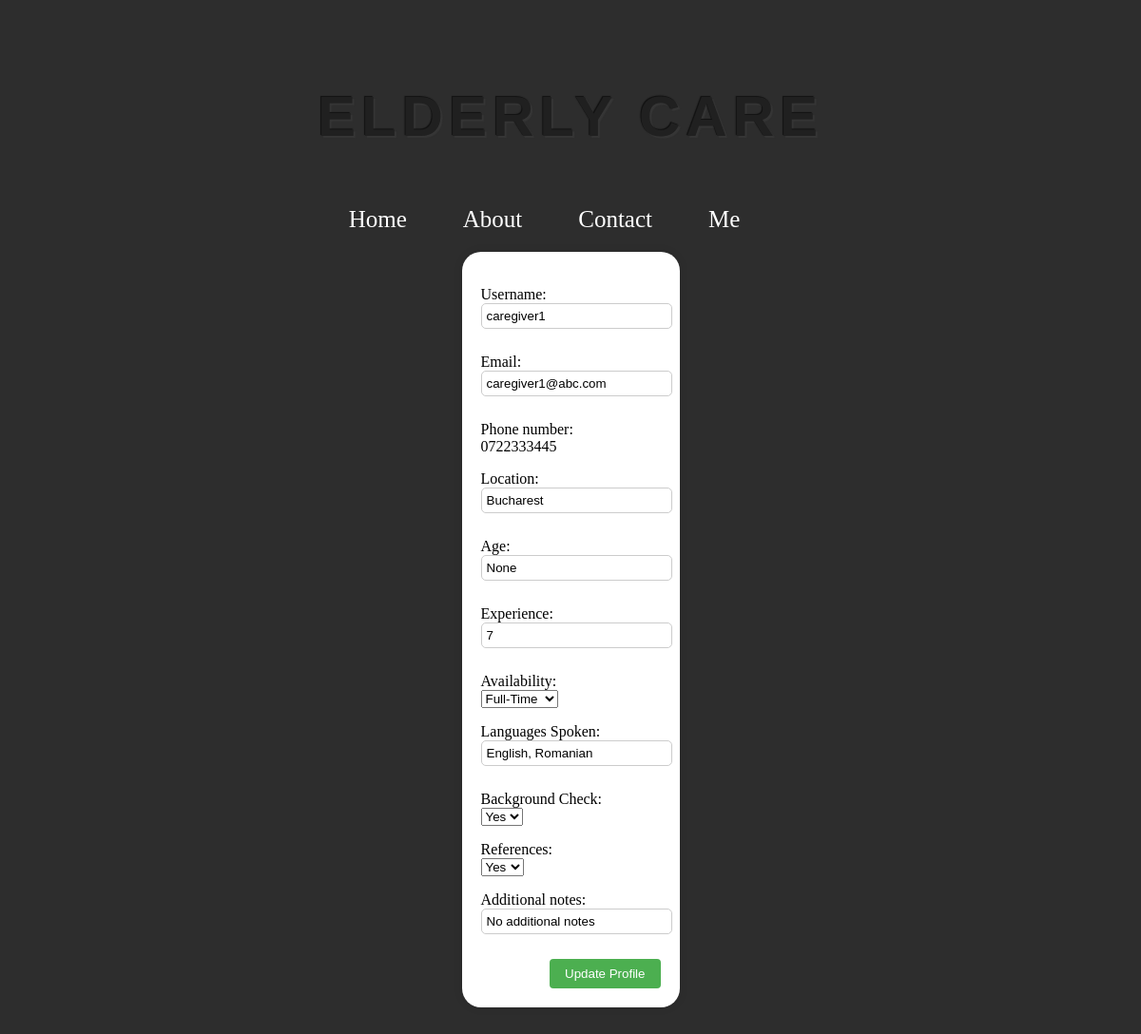
Before: /caregivers_profile/caregiver1 (signed in) with the older database file.
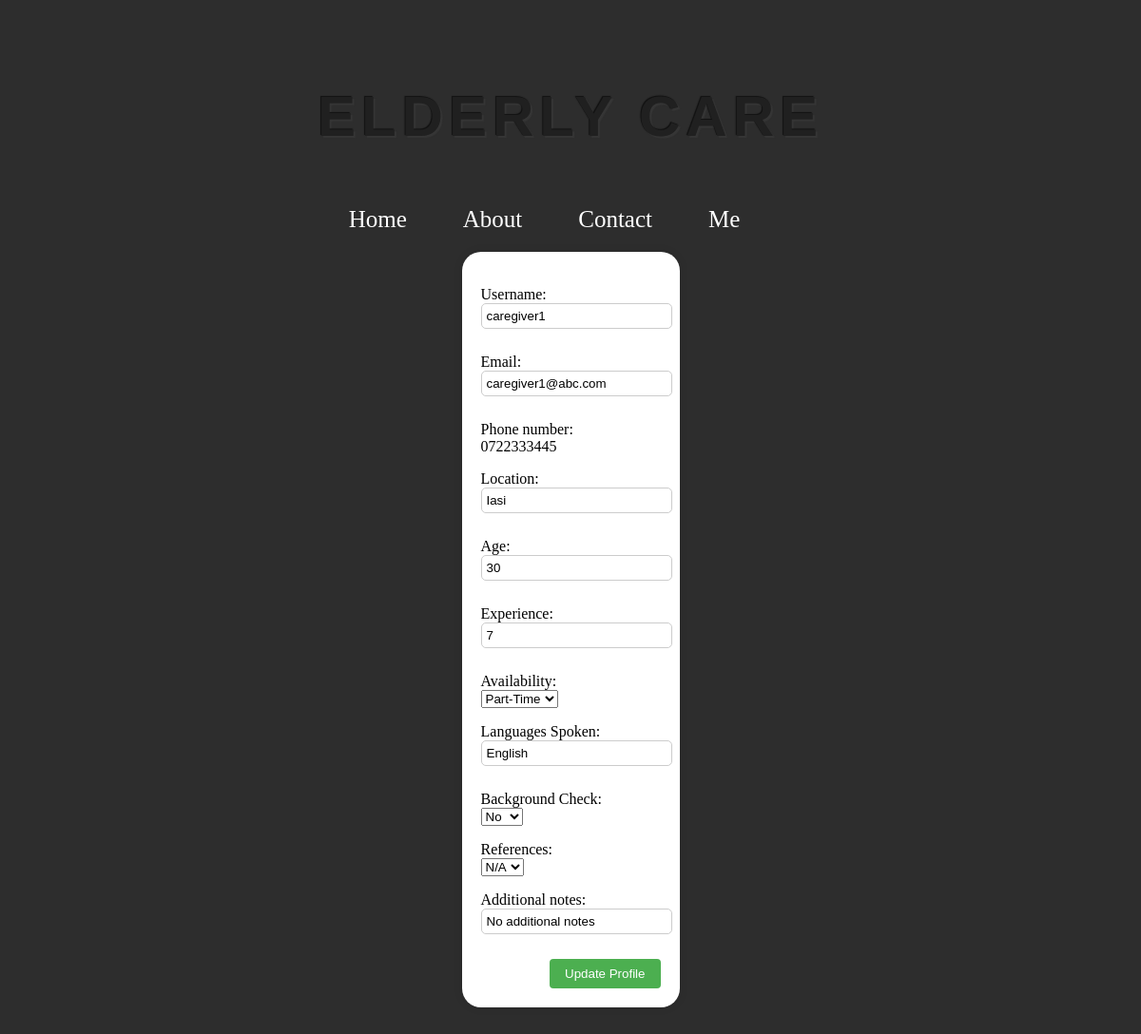
After: the same page with the newer database file.
### app/models.py (models this page shows, shortened)
class Users(db.Model, UserMixin):
    __tablename__ = 'users'
    id = db.Column(db.Integer, primary_key=True)
    username = db.Column(db.String(50), unique=True, nullable=False)
    email = db.Column(db.String(120), unique=True, nullable=False)
    password = db.Column(db.String(255), nullable=False)
    location = db.Column(db.String(60), nullable=False)
    phone_number = db.Column(db.String(20), nullable=False)
    role = db.Column(db.String(15), nullable=False)
    age = db.Column(db.Integer)
    experience = db.Column(db.Integer)
    references = db.Column(ChoiceType([('Yes', 'yes'), ('No', 'no'), ('N/A', 'n/a')]))
    availability = db.Column(ChoiceType([('Full-Time', 'FT'), ('Part-Time', 'PT')]))
    languages_spoken = db.Column(db.String(100))
    background_check = db.Column(db.Boolean)
    additional_notes = db.Column(db.Text)
    type_of_care_needed = db.Column(db.String(100))
    monthly_budget = db.Column(db.Integer)
    availability_needed = db.Column(ChoiceType([('Full-Time', 'FT'), ('Part-Time', 'PT')]))
    preferred_qualifications = db.Column(db.String(100))
    medical_conditions = db.Column(db.String(100))

### app/routes.py (the view)
@auth_blueprint.route('/caregivers_profile/<username>', methods=['GET', 'POST'])
def caregivers_profile(username):
    if 'role' in session and session['role'] == 'caregiver':
        user = Users.query.filter_by(username=username, role='caregiver').first()
        if request.method == 'POST':
            new_username = request.form.get('new_username')
            new_email = request.form.get('new_email')
            new_location = request.form.get('new_location')
            new_age = request.form.get('new_age')
            new_experience = request.form.get('new_experience')
            new_references_text = request.form.get('new_references')
            new_availability = request.form.get('new_availability')
            new_languages_spoken = request.form.get('new_languages_spoken')
            new_background_check = request.form.get('new_background_check')
            new_additional_notes = request.form.get('new_additional_notes')
            if new_username:
                user.username = new_username
            if new_email:
                user.email = new_email
            if new_location:
                user.location = new_location
            if new_age:
                user.age = new_age
            if new_experience:
                user.experience = new_experience
            if new_availability:
                user.availability = new_availability
            if new_languages_spoken:
                user.languages_spoken = new_languages_spoken
            if new_background_check:
                user.background_check = new_background_check == 'True'  # Convert to boolean
            if new_references_text:
                user.references = new_references_text
            if new_additional_notes:
                user.additional_notes = new_additional_notes
            db.session.commit()
            flash('Profile updated successfully', 'success')
            return redirect(url_for('auth.caregivers_profile', username=username))
        else:
            return render_template('caregivers_profile.html', user=user)
    else:
        flash('Login first', 'error')
        return redirect(url_for('home.homepage'))

### app/templates/caregivers_profile.html (shortened to what this page needs)
{% extends 'base.html' %}
{% block content %}
    <div class="profile-container">
        <div class="profile-box">
            <form method="post">
                <p>Username:<br> <input type="text" name="new_username" value="{{ user.username }}"></p>
                <p>Email:<br> <input type="text" name="new_email" value="{{ user.email }}"></p>
                <p>Phone number:<br> {{ user.phone_number }}</p>
                <p>Location:<br> <input type="text" name="new_location" value="{{ user.location }}"></p>
                <p>Age:<br> <input type="text" name="new_age" value="{{ user.age }}"></p>
                <p>Experience:<br> <input type="text" name="new_experience" value="{{ user.experience }}"></p>
                 <p>Availability:<br>
                <select name="new_availability">
                    <option value="Full-Time" {% if user.availability == 'Full-Time' %}selected{% endif %}>Full-Time</option>
                    <option value="Part-Time" {% if user.availability == 'Part-Time' %}selected{% endif %}>Part-Time</option>
                </select>
            </p>
                <p>Languages Spoken:<br> <input type="text" name="new_languages_spoken" value="{{ user.languages_spoken }}"></p>
                <p>Background Check:<br>
                <select name="new_background_check">
                    <option value="True" {% if user.background_check == True %}selected{% endif %}>Yes</option>
                    <option value="False" {% if user.background_check == False %}selected{% endif %}>No</option>
                </select>
            </p>
                <p>References:<br>
                <select name="new_references">
                    <option value="Yes" {% if user.references == 'Yes' %}selected{% endif %}>Yes</option>
                    <option value="N/A" {% if user.references == 'N/A' %}selected{% endif %}>N/A</option>
                </select>
            </p>
                <p>Additional notes:<br> <input type="text" name="new_additional_notes" value="{{ user.additional_notes }}"></p>
                <button type="submit">Update Profile</button>
            </form>
        </div>
    </div>
{% endblock %}

### app/templates/base.html (shortened to what this page needs)
<!DOCTYPE html>
<html lang="en">
<head>
</head>
<body>
    <header>
        <h1>{% block header %}Elderly Care{% endblock %}</h1>
        <nav>
            <ul>
                <li><a href="/">Home</a></li>
                <li><a href="/about">About</a></li>
                <li><a href="/contact">Contact</a></li>
                {% if 'role' in session and session['role'] == 'caregiver' %}
                <li><a href="/caregivers_profile/{{ session['username'] }}">Me</a></li>
                 {% endif %}
            </ul>
        </nav>
    </header>
    <div class="main-content">
        <section class="content">
            {% block content %}{% endblock %}
        </section>
    </div>
</body>
</html>

### app/templates/base.html (style rules this page uses)
body { background-color: #2d2d2d; }
header { background-color: #2d2d2d; color: #fff; padding: 20px; text-align: center; }
nav ul { list-style-type: none; margin: 0; padding: 0; text-align: center; }
nav ul li { display: inline; margin-right: 55px; }
nav ul li a { color: #fff; text-decoration: none; font-size: 25px; }
h1 { font-family: "Avant Garde", Avantgarde, "Century Gothic", CenturyGothic, "AppleGothic", sans-serif; font-size: 60px; padding: 20px 30px; text-align: center; text-transform: uppercase; text-rendering: optimizeLegibility; color: #202020; background-color: #2d2d2d; letter-spacing: .1em; text-shadow: -1px -1px 1px #111, 2px 2px 1px #363636; }

### app/templates/caregivers_profile.html (style rules this page uses)
.profile-container { display: flex; justify-content: center; align-items: center; height: auto; }
.profile-box { background-color: white; padding: 20px; border-radius: 20px; box-shadow: 0 0 10px rgba(0, 0, 0, 0.1); margin-bottom: 20px; }
.profile-box input[type="text"] { width: 100%; margin-bottom: 10px; padding: 5px; border: 1px solid #ccc; border-radius: 5px; }
.profile-box button { padding: 8px 16px; background-color: #4CAF50; color: white; border: none; border-radius: 4px; cursor: pointer; float: right; }

Changed rows visible on the page:
changed Users "caregiver1": new_location "Bucharest" → "Iasi"; new_age "None" → "30"; new_availability "Full-Time" → "Part-Time"; new_languages_spoken "English, Romanian" → "English"; new_background_check "Yes" → "No"; new_references "Yes" → "N/A"
